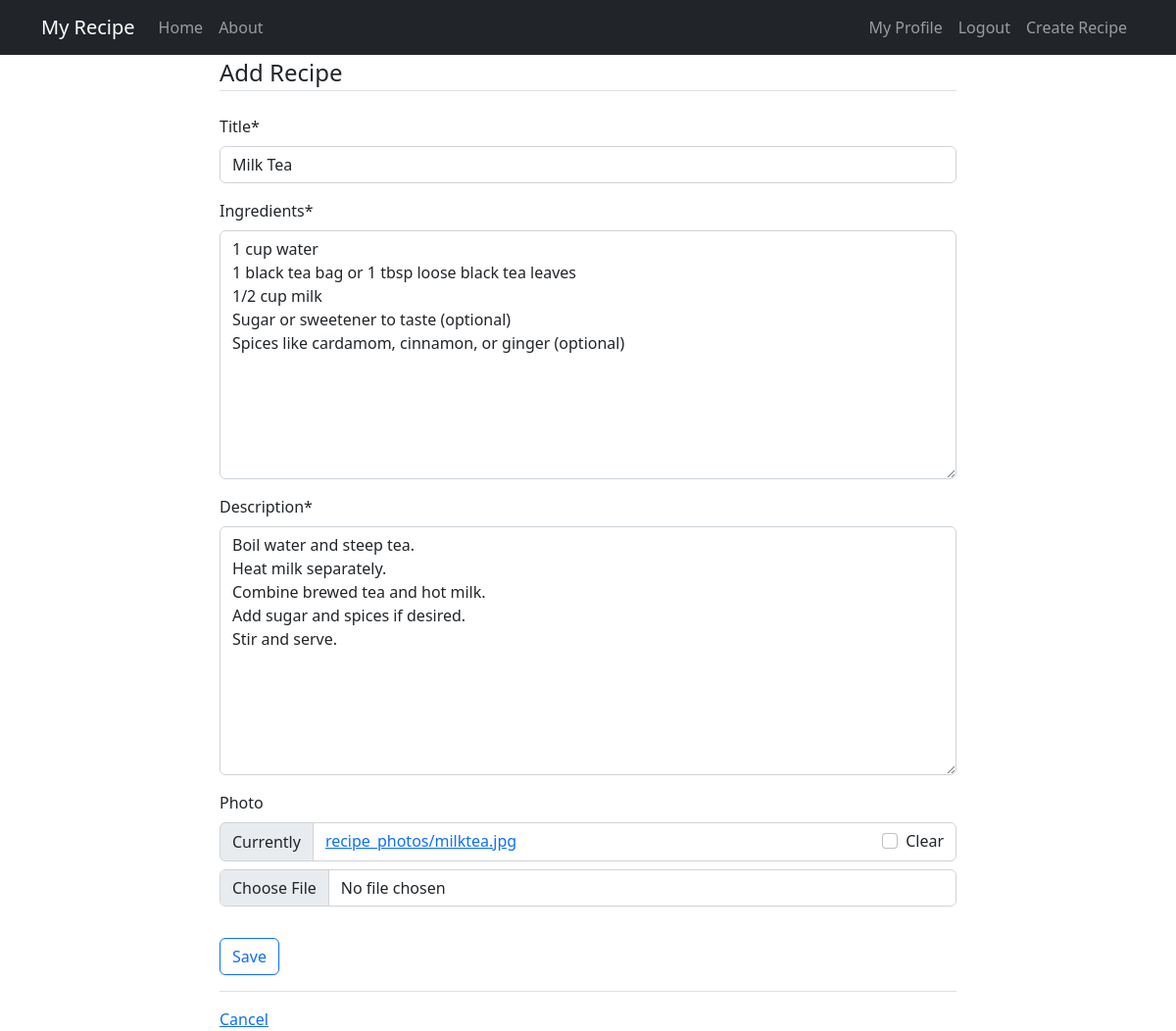
The page /recipe/15/update/ (signed in) on the database its author committed.
### recipes/models.py (models this page shows, shortened)
class Recipe(models.Model):
    title=models.CharField(max_length=100)
    description=models.TextField()
    author=models.ForeignKey(User, on_delete=models.CASCADE)
    ingredients = models.TextField(null=True)
    photo = models.ImageField(upload_to='recipe_photos/', blank=True, null=True)
    created_at = models.DateTimeField(auto_now_add=True)
    updated_at = models.DateTimeField(auto_now = True)

### recipes/views.py (the view, shortened to what this page needs)
# urls.py: path('recipe/<int:pk>/update/',views.RecipeUpdateView.as_view(), name = "receipe-update"),
class RecipeUpdateView(LoginRequiredMixin, UserPassesTestMixin, UpdateView):
    model = models.Recipe
    template_name= "my_receipe/recipe_form.html"
    fields = ['title','ingredients','description','photo']
    def test_func(self):
        recipe = self.get_object()
        return self.request.user == recipe.author or self.request.user.is_superuser

### recipes/templates/my_receipe/recipe_form.html (shortened to what this page needs)
{% extends 'my_receipe/base.html' %}{% load crispy_forms_tags %}
{% block content %}
<div class="container">
    <form method="POST" enctype="multipart/form-data">
        <fieldset class="form-group">
            <legend class="border-bottom mb-4">Add Recipe</legend>
            {{ form|crispy }}
        </fieldset>
        <div class="form-group py-3">
            <input class="btn btn-outline-primary" type="submit" value=Save>
        </div>
    </form>
    <div class="border-top pt-3">
        <a href="{% url 'receipe-home' %}">Cancel</a>
    </div>
</div>
{% endblock content %}

### rows shown on the page
Recipe: title "Milk Tea", ingredients "1 cup water 1 black tea bag or 1 tbsp loose black tea leaves 1/2 cup milk Sugar or sweetener to taste (optional) Spices like cardamom, cinnamon, or ginger (optional)", description "Boil water and steep tea. Heat milk separately. Combine brewed tea and hot milk. Add sugar and spices if desired. Stir and serve."
